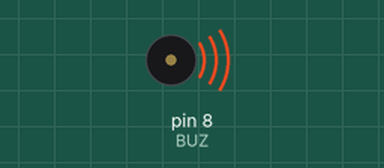
Recording of a sketch running on a simulated Arduino Uno, built with avr-gcc and run on an emulated ATmega328P. On the bench: buzzer (waves = sounding, pin HIGH).

Above: at 0.1 s.
At 9.6 s:
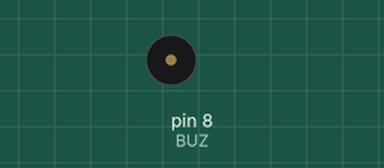
Timing chart, 0 to 11.1 s (numbered marks = the images above):
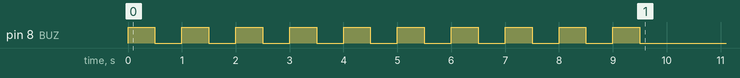

The sketch:

6_Buzzer1.ino
```cpp
int BUZ = 8;

// 1번과제 : 버저에서 소리가 단속적으로 10초 동안 발생
void setup()
{
  pinMode(BUZ, OUTPUT);
  for(int i=0; i<10; i++)
    {
      digitalWrite(BUZ, HIGH);
      delay(500);
      digitalWrite(BUZ, LOW);
      delay(500);
    }
}

void loop()
{

}
```
